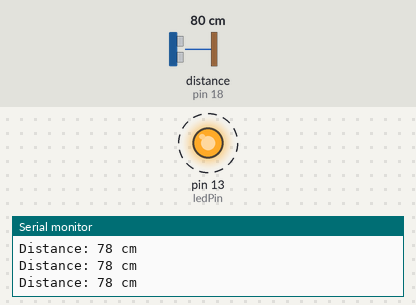
A sketch run on a simulated Arduino Uno, built with avr-gcc and run on an emulated ATmega328P. On the bench: output pins drawn as LEDs (lit = HIGH), the last lines printed to the serial monitor. Wiring (inferred from the names in the program): ultrasonic range finder: trigger pin 5; echo pin 18. Dashed ring = blinking. The inputs (shaded band) are chosen by the test bench; at power-on: distance to the obstacle (sensor on pin 18) 80 cm. The echo pulse lasts 58.3 µs per cm; pins used as bus, display or sensor lines are not drawn.

Above: at 1.08 s.
1.3 s: distance to the obstacle (sensor on pin 18) set to 23 cm
4.3 s: distance to the obstacle (sensor on pin 18) set to 18 cm
At 5.2 s:
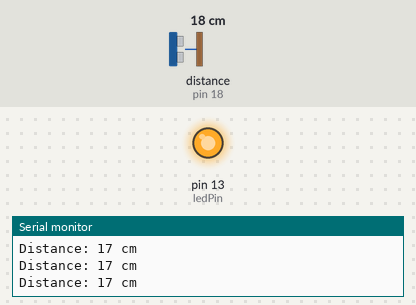
5.8 s: distance to the obstacle (sensor on pin 18) set to 35 cm
At 6.9 s:
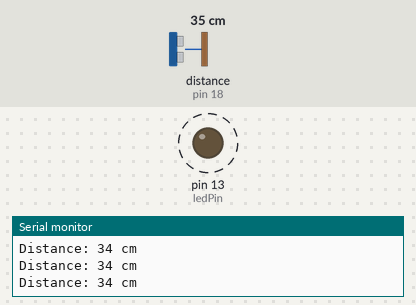
8.8 s: distance to the obstacle (sensor on pin 18) set to 2 cm
At 10.3 s:
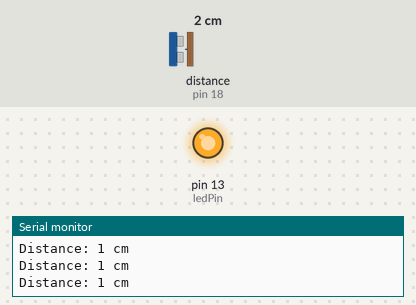
Timing chart, 0 to 11.3 s (numbered marks = the images above; inputs shaded):
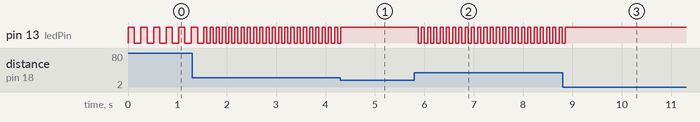

The sketch:

ultrasonic_radar.ino
```cpp
const int trigPin = 5;
const int echoPin = 18;
const int ledPin = 13;

void setup() {
  // Configure pins
  pinMode(trigPin, OUTPUT);
  pinMode(echoPin, INPUT);
  pinMode(ledPin, OUTPUT);

  // Initialize serial communication for debugging
  Serial.begin(115200);
}

void loop() {
  // 1. Trigger the ultrasonic sensor to send a pulse
  digitalWrite(trigPin, LOW);
  delayMicroseconds(2);
  digitalWrite(trigPin, HIGH);
  delayMicroseconds(10);
  digitalWrite(trigPin, LOW);

  // 2. Read the echo and calculate distance
  long duration = pulseIn(echoPin, HIGH);
  int distance = duration * 0.034 / 2;

  // Print distance to Serial Monitor
  Serial.print("Distance: ");
  Serial.print(distance);
  Serial.println(" cm");

  // 3. Adaptive LED blink rate logic based on proximity
  if (distance >= 80 && distance <= 100) {
    // Target is far: slow blink (2Hz)
    digitalWrite(ledPin, HIGH);
    delay(250);
    digitalWrite(ledPin, LOW);
    delay(250);
  }
  else if (distance >= 50 && distance < 80) {
    // Target is getting closer: medium blink (4Hz)
    digitalWrite(ledPin, HIGH);
    delay(125);
    digitalWrite(ledPin, LOW);
    delay(125);
  }
  else if (distance >= 20 && distance < 50) {
    // Target is close: fast blink (8Hz)
    digitalWrite(ledPin, HIGH);
    delay(62);
    digitalWrite(ledPin, LOW);
    delay(62);
  }
  else if (distance > 0 && distance < 20) {
    // Target is extremely close (< 20cm): solid light (Danger)
    digitalWrite(ledPin, HIGH);
    delay(50);
  }
  else {
    // No target detected (or out of range): turn off LED
    digitalWrite(ledPin, LOW);
    delay(50);
  }
}
```

Measured:
- the behaviour switches between 21 and 20 cm on distance to the obstacle (sensor on pin 18) (found by bisection; images 0 and 1)
- after the input at 4.3 s, pin 13 (ledPin): goes on until 4.3 s, then stays HIGH
- after the input at 5.8 s, pin 13 (ledPin): alternates HIGH for 0.06 s and LOW for 0.06 s, starting after 0.08 s
- after the input at 8.8 s, pin 13 (ledPin): goes on until 8.9 s, then stays HIGH
- by itself, pin 13 (ledPin): repeats every 0.13 s: HIGH 0.06 s, LOW 0.06 s
